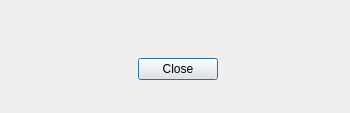
<?xml version="1.0" encoding="UTF-8"?>
<ui version="4.0">
 <class>Dialog</class>
 <widget class="QDialog" name="Dialog">
  <property name="windowModality">
   <enum>Qt::WindowModal</enum>
  </property>
  <property name="geometry">
   <rect>
    <x>0</x>
    <y>0</y>
    <width>350</width>
    <height>113</height>
   </rect>
  </property>
  <property name="minimumSize">
   <size>
    <width>350</width>
    <height>113</height>
   </size>
  </property>
  <property name="maximumSize">
   <size>
    <width>350</width>
    <height>113</height>
   </size>
  </property>
  <property name="windowTitle">
   <string>Message</string>
  </property>
  <property name="modal">
   <bool>true</bool>
  </property>
  <layout class="QGridLayout" name="gridLayout">
   <item row="2" column="1">
    <spacer name="horizontalSpacer_2">
     <property name="orientation">
      <enum>Qt::Horizontal</enum>
     </property>
     <property name="sizeHint" stdset="0">
      <size>
       <width>40</width>
       <height>20</height>
      </size>
     </property>
    </spacer>
   </item>
   <item row="1" column="1" colspan="4">
    <widget class="QLabel" name="messageLabel">
     <property name="text">
      <string/>
     </property>
    </widget>
   </item>
   <item row="1" column="0">
    <spacer name="horizontalSpacer_3">
     <property name="orientation">
      <enum>Qt::Horizontal</enum>
     </property>
     <property name="sizeHint" stdset="0">
      <size>
       <width>40</width>
       <height>20</height>
      </size>
     </property>
    </spacer>
   </item>
   <item row="0" column="1">
    <spacer name="verticalSpacer">
     <property name="orientation">
      <enum>Qt::Vertical</enum>
     </property>
     <property name="sizeHint" stdset="0">
      <size>
       <width>20</width>
       <height>40</height>
      </size>
     </property>
    </spacer>
   </item>
   <item row="2" column="3">
    <widget class="QDialogButtonBox" name="buttonBox">
     <property name="orientation">
      <enum>Qt::Horizontal</enum>
     </property>
     <property name="standardButtons">
      <set>QDialogButtonBox::Close</set>
     </property>
    </widget>
   </item>
   <item row="2" column="4">
    <spacer name="horizontalSpacer">
     <property name="orientation">
      <enum>Qt::Horizontal</enum>
     </property>
     <property name="sizeHint" stdset="0">
      <size>
       <width>40</width>
       <height>20</height>
      </size>
     </property>
    </spacer>
   </item>
   <item row="1" column="5">
    <spacer name="horizontalSpacer_4">
     <property name="orientation">
      <enum>Qt::Horizontal</enum>
     </property>
     <property name="sizeHint" stdset="0">
      <size>
       <width>40</width>
       <height>20</height>
      </size>
     </property>
    </spacer>
   </item>
   <item row="3" column="3">
    <spacer name="verticalSpacer_2">
     <property name="orientation">
      <enum>Qt::Vertical</enum>
     </property>
     <property name="sizeHint" stdset="0">
      <size>
       <width>20</width>
       <height>40</height>
      </size>
     </property>
    </spacer>
   </item>
  </layout>
 </widget>
 <resources/>
 <connections>
  <connection>
   <sender>buttonBox</sender>
   <signal>rejected()</signal>
   <receiver>Dialog</receiver>
   <slot>reject()</slot>
   <hints>
    <hint type="sourcelabel">
     <x>316</x>
     <y>260</y>
    </hint>
    <hint type="destinationlabel">
     <x>286</x>
     <y>274</y>
    </hint>
   </hints>
  </connection>
  <connection>
   <sender>buttonBox</sender>
   <signal>accepted()</signal>
   <receiver>Dialog</receiver>
   <slot>accept()</slot>
   <hints>
    <hint type="sourcelabel">
     <x>248</x>
     <y>254</y>
    </hint>
    <hint type="destinationlabel">
     <x>157</x>
     <y>274</y>
    </hint>
   </hints>
  </connection>
 </connections>
</ui>
